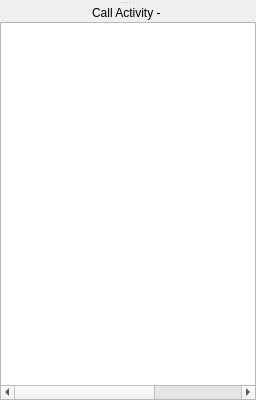
              <widget class="QSplitter" name="callsVerticalSplitter">
                <property name="sizePolicy">
                  <sizepolicy hsizetype="Expanding" vsizetype="Expanding">
                    <horstretch>10</horstretch>
                    <verstretch>0</verstretch>
                  </sizepolicy>
                </property>
                <property name="orientation">
                  <enum>Qt::Orientation::Vertical</enum>
                </property>
                <property name="handleWidth">
                  <number>6</number>
                </property>
                <widget class="QTextBrowser" name="callDetailTextBrowser">
                  <property name="visible">
                    <bool>false</bool>
                  </property>
                  <property name="frameShape">
                    <enum>QFrame::Shape::Box</enum>
                  </property>
                  <property name="sizePolicy">
                    <sizepolicy hsizetype="Preferred" vsizetype="Fixed">
                      <horstretch>0</horstretch>
                      <verstretch>0</verstretch>
                    </sizepolicy>
                  </property>
                  <property name="maximumSize">
                    <size>
                      <width>16777215</width>
                      <height>0</height>
                    </size>
                  </property>
                </widget>
                <widget class="QWidget" name="callActivityContainer" native="true">
                  <layout class="QVBoxLayout" name="callActivityContainerLayout">
                    <property name="spacing">
                      <number>2</number>
                    </property>
                    <property name="leftMargin">
                      <number>0</number>
                    </property>
                    <property name="topMargin">
                      <number>0</number>
                    </property>
                    <property name="rightMargin">
                      <number>0</number>
                    </property>
                    <property name="bottomMargin">
                      <number>0</number>
                    </property>
                    <item>
                      <widget class="QLabel" name="labCallActivityHeader">
                        <property name="text">
                          <string>Call Activity - </string>
                        </property>
                        <property name="alignment">
                          <set>Qt::AlignmentFlag::AlignLeading|Qt::AlignmentFlag::AlignCenter|Qt::AlignmentFlag::AlignVCenter</set>
                        </property>
                      </widget>
                    </item>
                    <item>
                <widget class="QTableWidget" name="tableWidgetCalls">
                  <property name="font">
                    <font>
                      <pointsize>12</pointsize>
                    </font>
                  </property>
                  <!--property name="toolTip">
          <string>&lt;html&gt;&lt;head/&gt;&lt;body&gt;&lt;p&gt;Received callsigns are displayed with time since last heard, SNR, and grid locator (if reported).&lt;/p&gt;&lt;/body&gt;&lt;/html&gt;</string>
         </property-->
                  <property name="autoScroll">
                    <bool>false</bool>
                  </property>
                  <property name="editTriggers">
                    <set>QAbstractItemView::EditTrigger::NoEditTriggers</set>
                  </property>
                  <property name="showDropIndicator" stdset="0">
                    <bool>false</bool>
                  </property>
                  <property name="alternatingRowColors">
                    <bool>true</bool>
                  </property>
                  <property name="selectionMode">
                    <enum>QAbstractItemView::SelectionMode::SingleSelection</enum>
                  </property>
                  <property name="selectionBehavior">
                    <enum>QAbstractItemView::SelectionBehavior::SelectRows</enum>
                  </property>
                  <property name="textElideMode">
                    <enum>Qt::TextElideMode::ElideRight</enum>
                  </property>
                  <property name="gridStyle">
                    <enum>Qt::PenStyle::DotLine</enum>
                  </property>
                  <property name="wordWrap">
                    <bool>false</bool>
                  </property>
                  <attribute name="horizontalHeaderVisible">
                    <bool>false</bool>
                  </attribute>
                  <attribute name="horizontalHeaderMinimumSectionSize">
                    <number>20</number>
                  </attribute>
                  <attribute name="horizontalHeaderDefaultSectionSize">
                    <number>30</number>
                  </attribute>
                  <attribute name="horizontalHeaderHighlightSections">
                    <bool>false</bool>
                  </attribute>
                  <attribute name="horizontalHeaderStretchLastSection">
                    <bool>true</bool>
                  </attribute>
                  <attribute name="verticalHeaderVisible">
                    <bool>false</bool>
                  </attribute>
                  <column>
                    <property name="text">
                      <string>★</string>
                    </property>
                  </column>
                  <column>
                    <property name="text">
                      <string>Callsigns</string>
                    </property>
                  </column>
                  <column>
                    <property name="text">
                      <string>Age</string>
                    </property>
                  </column>
                  <column>
                    <property name="text">
                      <string>SNR</string>
                    </property>
                  </column>
                  <column>
                    <property name="text">
                      <string>Offset</string>
                    </property>
                  </column>
                  <column>
                    <property name="text">
                      <string>Time Delta</string>
                    </property>
                  </column>
                  <column>
                    <property name="text">
                      <string>Speed</string>
                    </property>
                  </column>
                  <column>
                    <property name="text">
                      <string>Grid</string>
                    </property>
                  </column>
                  <column>
                    <property name="text">
                      <string>Distance</string>
                    </property>
                  </column>
                  <column>
                    <property name="text">
                      <string>°</string>
                    </property>
                    <property name="toolTip">
                      <string>Azimuth</string>
                    </property>
                  </column>
                  <column>
                    <property name="text">
                      <string>✓</string>
                    </property>
                    <property name="toolTip">
                      <string>Worked Before</string>
                    </property>
                  </column>
                  <column>
                    <property name="text">
                      <string>Name</string>
                    </property>
                  </column>
                  <column>
                    <property name="text">
                      <string>Comment</string>
                    </property>
                  </column>
                </widget>
                    </item>
                  </layout>
                </widget>
              </widget>
